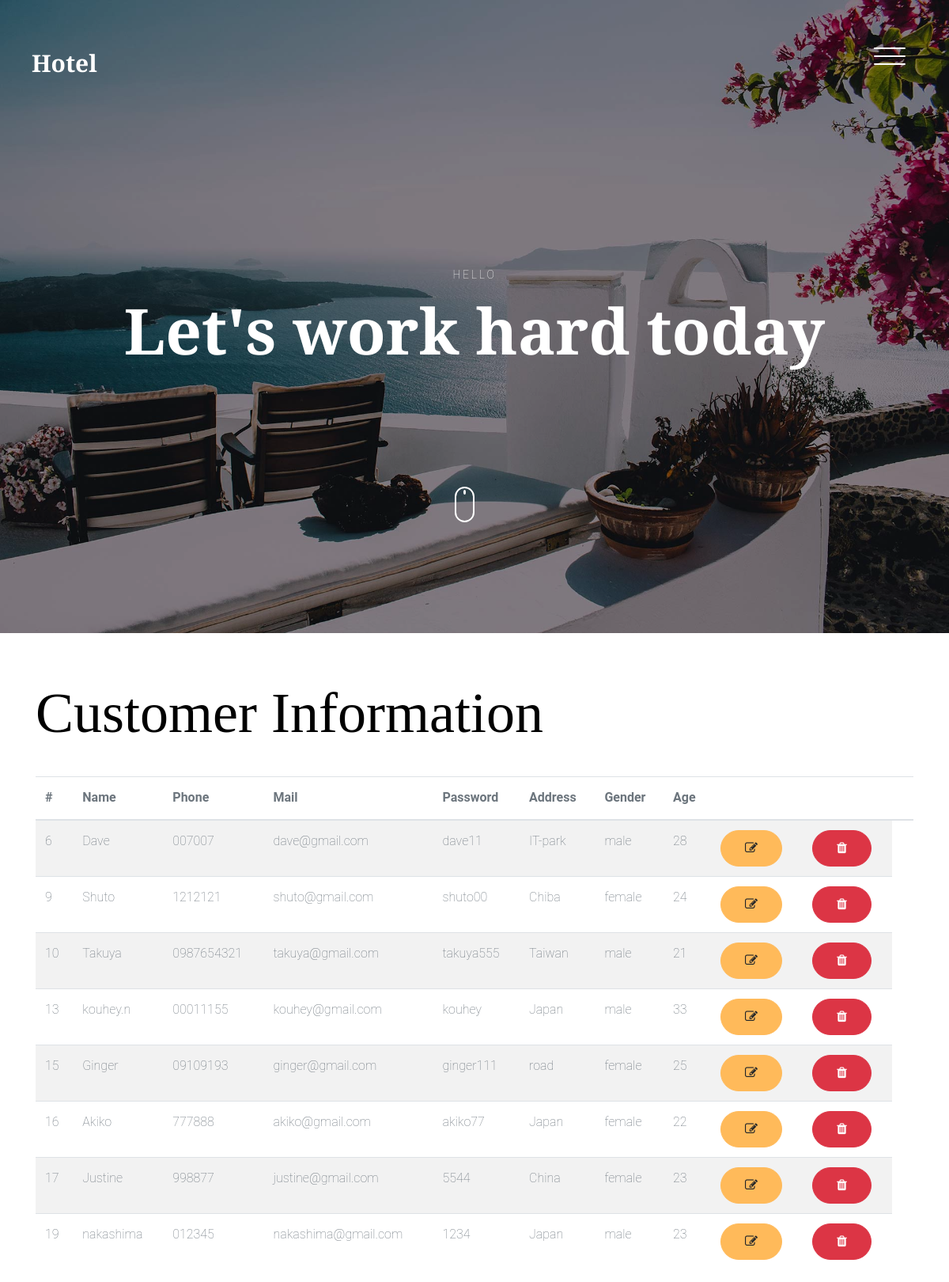
The page /adomin/customer_table.php (signed in) on the database its author committed.
### tables this page shows
CREATE TABLE `Customer` (
  `customer_id` int(11) NOT NULL,
  `customer_name` varchar(50) NOT NULL,
  `customer_phone` varchar(50) NOT NULL,
  `customer_mail` varchar(50) NOT NULL,
  `customer_password` varchar(50) NOT NULL,
  `customer_address` varchar(50) NOT NULL,
  `customer_gender` varchar(11) NOT NULL,
  `customer_age` int(11) NOT NULL
);

### classes/Connection.php (called while the page is built, shortened)
<?php
    class Database{
        private $servername = "localhost";
        private $username = "root";
        private $password = "";
        private $database = "Hotel";
        public function __construct()
        {
            $this->conn = new mysqli($this->servername,$this->username,$this->password,$this->database);
            return $this->conn;
        }
    }
?>

### classes/customer.php (called while the page is built, shortened)
<?php
    require 'Connection.php';
    class Customer extends Database{
        public function displayCustomer(){
            $sql = "SELECT * FROM `Customer`";
            $result = $this->conn->query($sql);
            $rows = array();
            while($row = $result->fetch_assoc()){
                $rows[] = $row;
            }
            return $rows;
        }
    }
?>

### adomin/customer_table.php (the view, shortened to what this page needs)
<?php
    require '../classes/customer.php';
    $customer = new Customer;
    $customers = $customer->displayCustomer();
?>
<!DOCTYPE HTML>
<html>
  <head>
    <link rel="stylesheet" href="../css/bootstrap.min.css">
    <link rel="stylesheet" href="../css/animate.css">
    <link rel="stylesheet" href="../css/owl.carousel.min.css">
    <link rel="stylesheet" href="../css/aos.css">
    <link rel="stylesheet" href="../css/bootstrap-datepicker.css">
    <link rel="stylesheet" href="../css/jquery.timepicker.css">
    <link rel="stylesheet" href="../css/fancybox.min.css">
    <link rel="stylesheet" href="../fonts/ionicons/css/ionicons.min.css">
    <link rel="stylesheet" href="../fonts/fontawesome/css/font-awesome.min.css">
    <link rel="stylesheet" href="../css/style.css">
  </head>
  <body>
    <header class="site-header js-site-header">
      <div class="container-fluid">
        <div class="row align-items-center">
          <div class="col-6 col-lg-4 site-logo" data-aos="fade"><a href="index.php">Hotel</a></div>
          <div class="col-6 col-lg-8">
            <div class="site-menu-toggle js-site-menu-toggle"  data-aos="fade">
              <span></span>
              <span></span>
              <span></span>
            </div>
          </div>
        </div>
      </div>
    </header>
    <section class="site-hero overlay" style="background-image: url(../images/hero_4.jpg)" data-stellar-background-ratio="0.5">
      <div class="container">
        <div class="row site-hero-inner justify-content-center align-items-center">
          <div class="col-md-10 text-center" data-aos="fade-up">
            <span class="custom-caption text-uppercase text-white d-block  mb-3">Hello</span>
            <h1 class="heading">Let's work hard today</h1>
          </div>
        </div>
      </div>
      <a class="mouse smoothscroll" href="#next">
        <div class="mouse-icon">
          <span class="mouse-wheel"></span>
        </div>
      </a>
    </section>
    <br>
            <br>
     <body>
    <div class="container">
        <table class="table table-striped">
            <h1 class="display-3">Customer Information</h1>
            <br>
            <thead class="tect-dark">
                <th>#</th>
                <th>Name</th>
                <th>Phone</th>
                <th>Mail</th>
                <th>Password</th>
                <th>Address</th>
                <th>Gender</th>
                <th>Age<th>
                <th></th>
                <th></th>
            </thead>
            <tbody>
                <?php
                    foreach($customers as $key=>$values){
                        echo "<tr>";
                            echo "<td>".$values['customer_id']."</td>";
                            echo "<td>".$values['customer_name']."</td>";
                            echo "<td>".$values['customer_phone']."</td>";
                            echo "<td>".$values['customer_mail']."</td>";
                            echo "<td>".$values['customer_password']."</td>";
                            echo "<td>".$values['customer_address']."</td>";
                            echo "<td>".$values['customer_gender']."</td>";
                            echo "<td>".$values['customer_age']."</td>";
                            echo "<td><a href='customer_edit.php?id=".$values['customer_id']."' class='btn btn-warning'><i class = 'fa fa-edit'></i></a></td>";
                            echo "<td><a href='customer_delete.php?id=".$values['customer_id']."' class='btn btn-danger'><i class = 'fa fa-trash'></i></a></td>";
                        echo "</tr>";
                    }
                ?>
            </tbody>
          </div>
  </body>
</html>

### css/style.css (style rules this page uses)
body { background: #fff; font-family: "Roboto", arial, sans-serif; font-weight: 200; font-size: 16px; line-height: 1.8; color: #6c757d; position: relative; }
a { -webkit-transition: .3s all ease; -o-transition: .3s all ease; transition: .3s all ease; text-decoration: none; }
h1, h2, h3, h4, h5 { color: #000; font-family: "Playfair Display", times, serif; }
.container-fluid { max-width: 1600px; }
.btn { padding-left: 30px; padding-right: 30px; padding-top: 10px; padding-bottom: 10px; border-radius: 50px; }
.btn, .form-control { outline: none; -webkit-box-shadow: none !important; box-shadow: none !important; }
.site-header { position: fixed; top: 0; width: 100%; padding: 60px 0; z-index: 2; -webkit-transition: .3s all ease-in-out; -o-transition: .3s all ease-in-out; transition: .3s all ease-in-out; }
.site-logo { padding-left: 40px; }
.site-logo a { font-size: 30px; color: #fff; font-weight: bold; line-height: 1; font-family: "Playfair Display", times, serif; }
.site-hero { background-size: cover; height: 100vh; min-height: 700px; width: 100%; position: relative; }
.site-hero .heading { font-family: "Playfair Display", times, serif; font-weight: bold; }
.site-hero.overlay:before { background: rgba(0, 0, 0, 0.45); content: ""; position: absolute; height: 100vh; min-height: 700px; top: 0; left: 0; bottom: 0; right: 0; }
.site-hero-inner { height: 100vh; min-height: 700px; }
.site-hero-inner .heading { font-size: 80px; font-family: "Playfair Display", times, serif; color: #fff; line-height: 1; font-weight: bold; }
.site-menu-toggle { top: 0; float: right; width: 40px; height: 45px; position: relative; margin: 0px auto; z-index: 200; -webkit-transform: rotate(0deg); -moz-transform: rotate(0deg); -o-transform: rotate(0deg); -ms-transform: rotate(0deg); transform: rotate(0deg); -webkit-transition: .5s ease-in-out; -moz-transition: .5s ease-in-out; -o-transition: .5s ease-in-out; transition: .5s ease-in-out; cursor: pointer; margin-right: 40px; }
.site-menu-toggle span { display: block; position: absolute; height: 2px; width: 100%; background: #fff; border-radius: 9px; opacity: 1; left: 0; -webkit-transform: rotate(0deg); -moz-transform: rotate(0deg); -o-transform: rotate(0deg); -ms-transform: rotate(0deg); transform: rotate(0deg); -webkit-transition: .25s ease-in-out; -moz-transition: .25s ease-in-out; -o-transition: .25s ease-in-out; transition: .25s ease-in-out; }
.site-menu-toggle span:nth-child(1) { top: 0px; }
.site-menu-toggle span:nth-child(2) { top: 10px; }
.site-menu-toggle span:nth-child(3) { top: 20px; }
.heading-serif, .heading, .testimonial-section .heading, .slider-section .heading, .blog-post-entry .heading { font-size: 60px; font-family: "Playfair Display", times, serif; font-weight: 700; }
.mouse { width: 100px; display: inline-block; position: absolute; left: 50%; bottom: 140px; z-index: 1; -webkit-transform: translateX(-25%); -ms-transform: translateX(-25%); transform: translateX(-25%); }
.mouse-icon { width: 25px; height: 45px; border: 2px solid white; border-radius: 15px; cursor: pointer; position: relative; text-align: center; }
.mouse-wheel { height: 6px; margin: 2px auto 0; display: block; width: 3px; background-color: white; border-radius: 50%; -webkit-animation: 1.6s ease infinite wheel-up-down; -moz-animation: 1.6s ease infinite wheel-up-down; animation: 1.6s ease infinite wheel-up-down; }
.custom-caption { font-size: 14px; letter-spacing: .2em; }

### rows shown on the page
customer: customer_id "6", customer_name "Dave", customer_phone "007007", customer_mail "dave@gmail.com", customer_password "dave11", customer_address "IT-park", customer_gender "male", customer_age "28"
customer: customer_id "9", customer_name "Shuto", customer_phone "1212121", customer_mail "shuto@gmail.com", customer_password "shuto00", customer_address "Chiba", customer_gender "female", customer_age "24"
customer: customer_id "10", customer_name "Takuya", customer_phone "0987654321", customer_mail "takuya@gmail.com", customer_password "takuya555", customer_address "Taiwan", customer_gender "male", customer_age "21"
customer: customer_id "13", customer_name "kouhey.n", customer_phone "00011155", customer_mail "kouhey@gmail.com", customer_password "kouhey", customer_address "Japan", customer_gender "male", customer_age "33"
customer: customer_id "15", customer_name "Ginger", customer_phone "09109193", customer_mail "ginger@gmail.com", customer_password "ginger111", customer_address "road", customer_gender "female", customer_age "25"
customer: customer_id "16", customer_name "Akiko", customer_phone "777888", customer_mail "akiko@gmail.com", customer_password "akiko77", customer_address "Japan", customer_gender "female", customer_age "22"
customer: customer_id "17", customer_name "Justine", customer_phone "998877", customer_mail "justine@gmail.com", customer_password "5544", customer_address "China", customer_gender "female", customer_age "23"
customer: customer_id "19", customer_name "nakashima", customer_phone "012345", customer_mail "nakashima@gmail.com", customer_password "1234", customer_address "Japan", customer_gender "male", customer_age "23"
